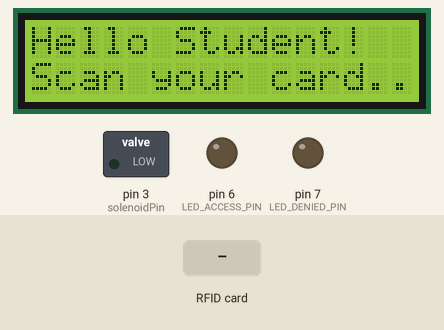
Recording of a sketch running on a simulated Arduino Uno, built with avr-gcc and run on an emulated ATmega328P. Parts: 16×2 character LCD, switched loads named in the sketch (green lamp = pin HIGH), output pins drawn as LEDs (lit = HIGH). The inputs (shaded band) are chosen by the test bench. Pins used as bus, display or sensor lines are not drawn; what the sketch prints to the serial monitor is not drawn.

Above: at 1.3 s.
1.4 s: RFID card 61 D6 8F AB held to the reader
At 2.4 s:
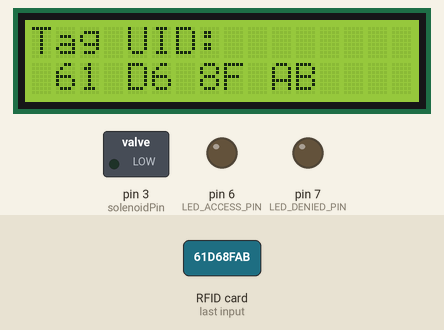
At 6.7 s:
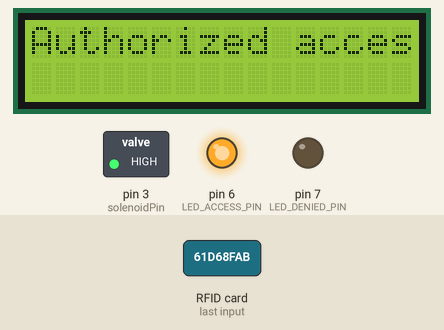
Timing chart, 0 to 11.9 s (numbered marks = the images above; inputs shaded):
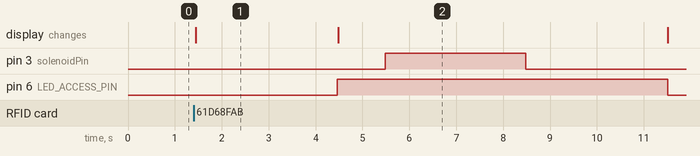

Measured:
- after the input at 1.4 s, pin 3 (solenoidPin): LOW → HIGH after 4.1 s, → LOW 3.0 s later; pin 6 (LED_ACCESS_PIN): LOW → HIGH after 3.1 s, → LOW 7.0 s later; the display: changes after 0.05 s (image 1)
- what the display in image 1 shows lasts 3.1 s, from 1.4 s to 4.5 s

The sketch:

UNO_code.ino
```cpp
#include <SPI.h>
#include <MFRC522.h>
#include <Wire.h>
#include <LiquidCrystal_I2C.h>
#include <SoftwareSerial.h>

SoftwareSerial mySerial(4, 5); // sets up the software serial (PIN 4=RX, PIN 5=TX)

#define SS_PIN 10
#define RST_PIN 9

#define LED_DENIED_PIN 7
#define LED_ACCESS_PIN 6

LiquidCrystal_I2C lcd(0x20,16,2);  //sets up the LCD libiary to the compoment
MFRC522 mfrc522(SS_PIN, RST_PIN); // Instance of the class

int code[] = {0x61, 0xD6, 0x8F, 0xAB}; //This is the stored UID (Unlock Card)
int codeRead = 0;  //sets defualt to zero
String uidString;  //defines the incoming ID code from RFID card/hob

int solenoidPin = 3;                    //This is the output pin on the Arduino

void setup() {
   Serial.begin(9600);

   mySerial.begin(9600); //Software Serial

   while (!Serial) {
    ; // wait for serial port to connect. Needed for native USB port only
  }


   SPI.begin();       // Init SPI bus
   mfrc522.PCD_Init(); // Init MFRC522
   Serial.println("Arduino RFID reading UID");

   pinMode(solenoidPin, OUTPUT);          //Sets that pin as an output for push/pull

   pinMode( LED_DENIED_PIN , OUTPUT);  //Access denied for LED
   pinMode( LED_ACCESS_PIN , OUTPUT);  //Access granted for LED

   lcd.begin();  //starts the LCD screen
  // Print a message to the LCD.
  lcd.backlight();
  lcd.setCursor(0,0); //first line on LCD
  lcd.print("Hello Student!");
  lcd.setCursor(0, 1); //second line of LCD
  lcd.print("Scan your card..");

}
void loop() {

if ( mfrc522.PICC_IsNewCardPresent())  //If a new card/hob is present
    {
        if ( mfrc522.PICC_ReadCardSerial())  //If it reads any data
        {
           lcd.clear();
           Serial.print("Tag UID:");  //prints to serial monitor
           lcd.setCursor(0,0);
           lcd.print("Tag UID:");  //prints to the LCD
           lcd.setCursor(0,1);
           for (byte i = 0; i < mfrc522.uid.size; i++) {   //Loops through incoming HEX values and prints
                  Serial.print(mfrc522.uid.uidByte[i] < 0x10 ? " 0" : " ");
                  Serial.print(mfrc522.uid.uidByte[i], HEX);

                  lcd.print(mfrc522.uid.uidByte[i] < 0x10 ? " 0" : " ");
                  lcd.print(mfrc522.uid.uidByte[i], HEX);
                //  lcd.print(" ");
            }

            Serial.println();  //New line (monitor)

            int i = 0;
            boolean match = true;
            while(i<mfrc522.uid.size)
            {

               if(!(int(mfrc522.uid.uidByte[i]) == int(code[i]))) //Compairs unlock code with code on card/hob
               {
                  match = false;
               }
              i++;
            }

            delay(3000);
           lcd.clear();
           lcd.setCursor(0,0);


           if(match)  //If the code does match!
           {

              Serial.println("Authorized Access - Welcome User: 61 D6 8F AB"); //prints feedback to monitor

              mySerial.println("61 D6 8F AB"); //THIS SENDS TO OTHER ARUDINO VIA SOFTWARE SERIAL


              digitalWrite( LED_ACCESS_PIN , HIGH);  //Lights LED

              lcd.print("Authorized access");  //Displays ACCESS to LCD
              delay(1000);

              digitalWrite(solenoidPin, HIGH);      //Switch Solenoid ON
              delay(3000);                          //Wait 3 Seconds

              digitalWrite(solenoidPin, LOW);       //Switch Solenoid OFF

           }else{

              digitalWrite( LED_DENIED_PIN , HIGH);  //lights red LED
              lcd.print(" Access denied  ");   //prints to LCD
             Serial.println("\nUnknown Card");  //prints to monitor
           }

             Serial.println("============================");  //breakline

             mfrc522.PICC_HaltA();

             delay(3000);
             reset_state();  //resets the RFID to neutral state
        }
}
}
void reset_state()  //RESETS LCD SCREEN
{
    lcd.clear();
    lcd.setCursor(0,0); //first line on LCD
    lcd.print("Hello Student!");
    lcd.setCursor(0, 1); //second line of LCD
    lcd.print("Scan your card..");

    digitalWrite( LED_ACCESS_PIN , LOW);  //RESETS LEDS TO OFF
    digitalWrite( LED_DENIED_PIN , LOW);
}
```
